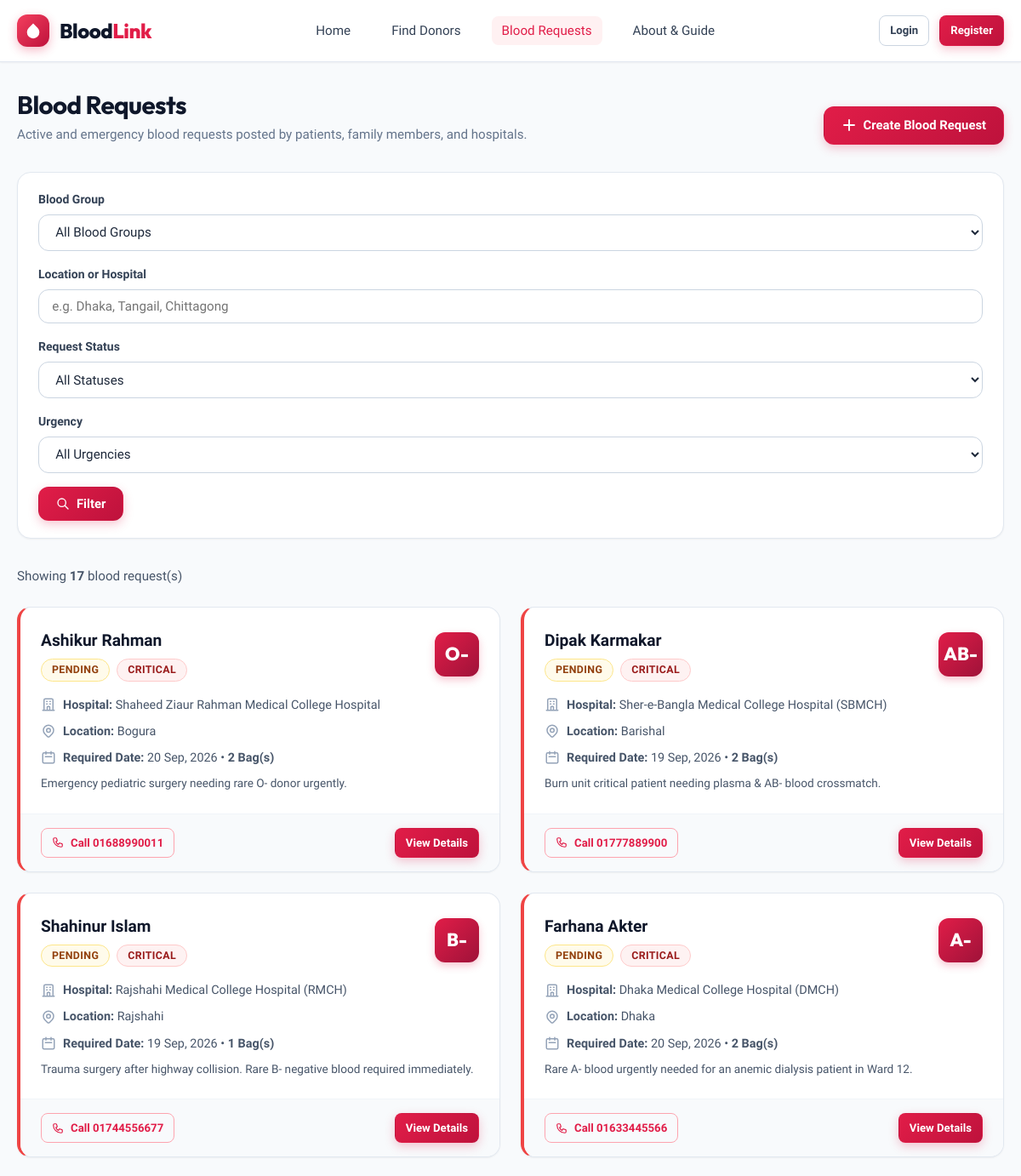
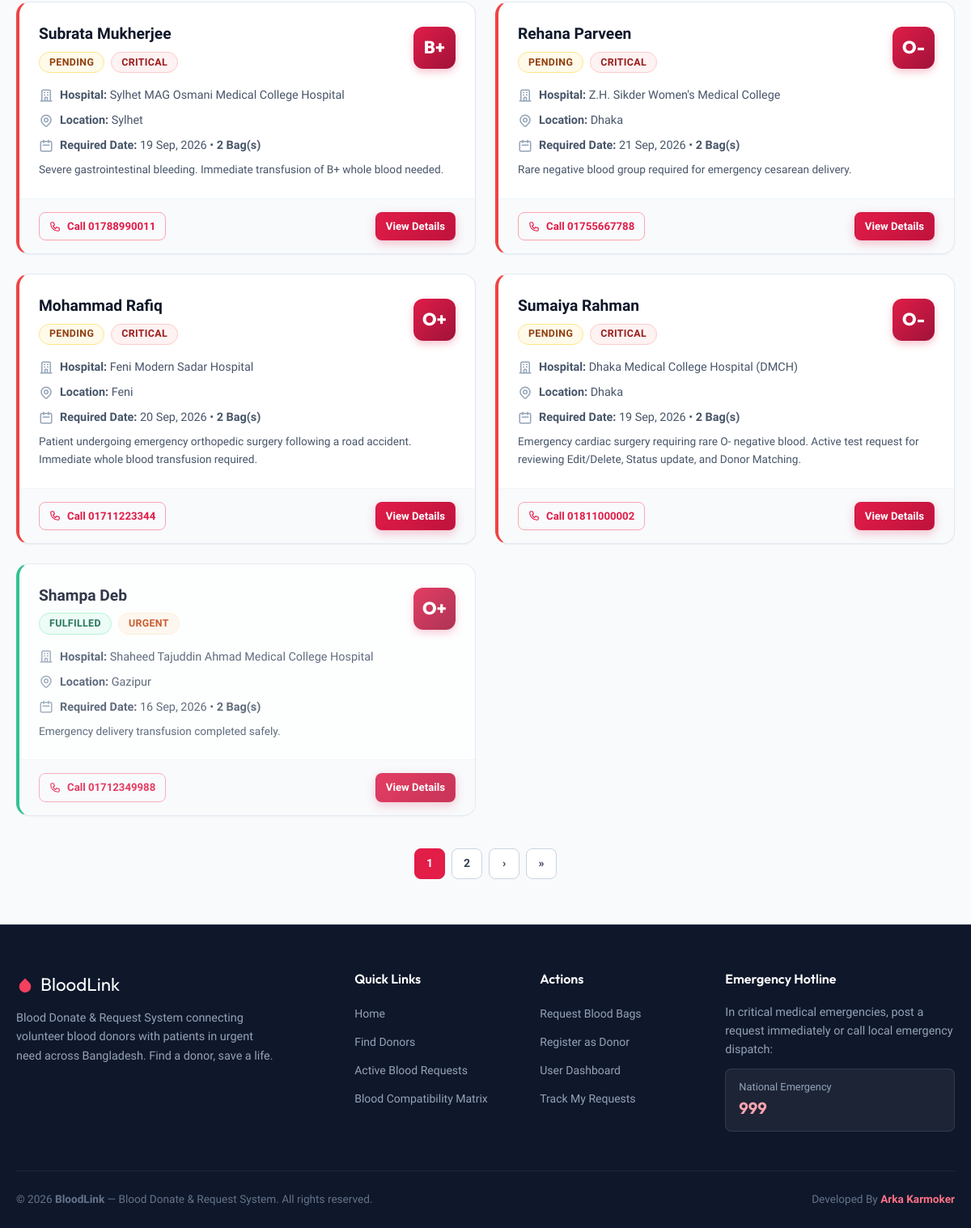
Screenshot of /requests/ with the database file from the repository (2 pictures, top to bottom).
### blood_app/models.py (models this page shows, shortened)
class BloodRequest(models.Model):
    URGENCY_CHOICES = [
        ('Normal', 'Normal'),
        ('Urgent', 'Urgent'),
        ('Critical', 'Critical (Emergency)'),
    ]
    STATUS_CHOICES = [
        ('Pending', 'Pending'),
        ('Fulfilled', 'Fulfilled'),
        ('Cancelled', 'Cancelled'),
    ]
    requester = models.ForeignKey(User, on_delete=models.CASCADE, related_name='blood_requests')
    patient_name = models.CharField(max_length=100)
    blood_group = models.CharField(max_length=5, choices=BLOOD_GROUP_CHOICES)
    hospital_name = models.CharField(max_length=150)
    location = models.CharField(max_length=100, help_text="City, District, or Area")
    hospital_address = models.CharField(max_length=255, blank=True)
    required_date = models.DateField()
    bags_required = models.PositiveIntegerField(default=1)
    contact_number = models.CharField(max_length=20)
    reason = models.TextField(help_text="Condition / reason for blood requirement")
    urgency = models.CharField(max_length=10, choices=URGENCY_CHOICES, default='Normal')
    status = models.CharField(max_length=15, choices=STATUS_CHOICES, default='Pending')
    created_at = models.DateTimeField(auto_now_add=True)
    updated_at = models.DateTimeField(auto_now=True)
    class Meta:
        ordering = ['-created_at']
        verbose_name = 'Blood Request'
        verbose_name_plural = 'Blood Requests'

### blood_app/views.py (the view)
# urls.py: path('requests/', views.blood_request_list_view, name='request_list'),
def blood_request_list_view(request):
    blood_group = request.GET.get('blood_group', '').strip()
    location = request.GET.get('location', '').strip()
    status = request.GET.get('status', '').strip()
    urgency = request.GET.get('urgency', '').strip()
    requests_qs = BloodRequest.objects.select_related('requester').all()
    if blood_group:
        requests_qs = requests_qs.filter(blood_group=blood_group)
    if location:
        requests_qs = requests_qs.filter(
            Q(location__icontains=location) | Q(hospital_name__icontains=location)
        )
    if status:
        requests_qs = requests_qs.filter(status=status)
    else:
        pass
    if urgency:
        requests_qs = requests_qs.filter(urgency=urgency)
    requests_qs = requests_qs.order_by(
        models_order_urgency(),
        '-created_at'
    )
    paginator = Paginator(requests_qs, 9)
    page_number = request.GET.get('page')
    page_obj = paginator.get_page(page_number)
    context = {
        'page_obj': page_obj,
        'blood_groups': BLOOD_GROUP_CHOICES,
        'status_choices': BloodRequest.STATUS_CHOICES,
        'urgency_choices': BloodRequest.URGENCY_CHOICES,
        'selected_blood_group': blood_group,
        'selected_location': location,
        'selected_status': status,
        'selected_urgency': urgency,
        'total_results': requests_qs.count(),
    }
    return render(request, 'blood_app/request_list.html', context)

### blood_app/views.py (called while the page is built)
def models_order_urgency():
    from django.db.models import Case, When, Value, IntegerField
    return Case(
        When(urgency='Critical', then=Value(1)),
        When(urgency='Urgent', then=Value(2)),
        When(urgency='Normal', then=Value(3)),
        default=Value(4),
        output_field=IntegerField(),
    )

### templates/blood_app/request_list.html (shortened to what this page needs)
{% extends 'base.html' %}
{% load static %}
{% block content %}
<div class="container" style="padding-top: 2rem;">
  <div class="section-header">
    <div>
      <h1 class="section-title">Blood Requests</h1>
      <p class="section-subtitle">Active and emergency blood requests posted by patients, family members, and hospitals.</p>
    </div>
    <a href="{% url 'blood_app:request_create' %}" class="btn btn-primary">
      <svg width="18" height="18" fill="none" stroke="currentColor" stroke-width="2.5" viewBox="0 0 24 24">
        <path stroke-linecap="round" stroke-linejoin="round" d="M12 4v16m8-8H4"/>
      </svg>
      Create Blood Request
    </a>
  </div>
  <div class="filter-card">
    <form method="GET" action="{% url 'blood_app:request_list' %}" class="filter-form">
      <div class="form-group" style="margin-bottom: 0;">
        <label for="id_blood_group" class="form-label">Blood Group</label>
        <select name="blood_group" id="id_blood_group" class="form-select">
          <option value="">All Blood Groups</option>
        </select>
      </div>
      <div class="form-group" style="margin-bottom: 0;">
        <label for="id_location" class="form-label">Location or Hospital</label>
        <input type="text" name="location" id="id_location" class="form-input" placeholder="e.g. Dhaka, Tangail, Chittagong" value="{{ selected_location }}">
      </div>
      <div class="form-group" style="margin-bottom: 0;">
        <label for="id_status" class="form-label">Request Status</label>
        <select name="status" id="id_status" class="form-select">
          <option value="">All Statuses</option>
        </select>
      </div>
      <div class="form-group" style="margin-bottom: 0;">
        <label for="id_urgency" class="form-label">Urgency</label>
        <select name="urgency" id="id_urgency" class="form-select">
          <option value="">All Urgencies</option>
        </select>
      </div>
      <div style="display: flex; gap: 0.5rem;">
        <button type="submit" class="btn btn-primary">
          <svg width="16" height="16" fill="none" stroke="currentColor" stroke-width="2" viewBox="0 0 24 24">
            <path stroke-linecap="round" stroke-linejoin="round" d="M21 21l-6-6m2-5a7 7 0 11-14 0 7 7 0 0114 0z"/>
          </svg>
          Filter
        </button>
      </div>
    </form>
  </div>
  <div style="margin-bottom: 1.5rem; font-size: 0.95rem; color: var(--slate-600);">
    Showing <strong>{{ total_results }}</strong> blood request(s)
  </div>
  {% if page_obj.object_list %}
    <div class="grid-2">
      {% for req in page_obj %}
        <div class="card request-card {% if req.status == 'Fulfilled' %}fulfilled{% elif req.urgency == 'Critical' %}critical{% elif req.urgency == 'Urgent' %}urgent{% endif %}">
          <div class="card-body">
            <div class="request-card-header">
              <div>
                <span class="patient-title">{{ req.patient_name }}</span>
                <div style="margin-top: 0.35rem; display: flex; gap: 0.5rem; flex-wrap: wrap;">
                  {% if req.status == 'Fulfilled' %}
                    <span class="badge badge-fulfilled">Fulfilled</span>
                  {% elif req.status == 'Cancelled' %}
                    <span class="badge badge-cancelled">Cancelled</span>
                  {% else %}
                    <span class="badge badge-pending">Pending</span>
                  {% endif %}
                  {% if req.urgency == 'Critical' %}
                    <span class="badge badge-critical">Critical</span>
                  {% elif req.urgency == 'Urgent' %}
                    <span class="badge badge-urgent">Urgent</span>
                  {% else %}
                    <span class="badge" style="background: var(--slate-100); color: var(--slate-600);">Normal</span>
                  {% endif %}
                </div>
              </div>
              <div class="blood-pill-lg">{{ req.blood_group }}</div>
            </div>
            <div class="info-item">
              <svg width="18" height="18" fill="none" stroke="currentColor" stroke-width="2" viewBox="0 0 24 24">
                <path stroke-linecap="round" stroke-linejoin="round" d="M19 21V5a2 2 0 00-2-2H7a2 2 0 00-2 2v16m14 0h2m-2 0h-5m-9 0H3m2 0h5M9 7h1m-1 4h1m4-4h1m-1 4h1m-5 10v-5a1 1 0 011-1h2a1 1 0 011 1v5m-4 0h4"/>
              </svg>
              <span><strong>Hospital:</strong> {{ req.hospital_name }}</span>
            </div>
            <div class="info-item">
              <span><strong>Location:</strong> {{ req.location }}</span>
            </div>
            <div class="info-item">
              <svg width="18" height="18" fill="none" stroke="currentColor" stroke-width="2" viewBox="0 0 24 24">
                <path stroke-linecap="round" stroke-linejoin="round" d="M8 7V3m8 4V3m-9 8h10M5 21h14a2 2 0 002-2V7a2 2 0 00-2-2H5a2 2 0 00-2 2v12a2 2 0 002 2z"/>
              </svg>
              <span><strong>Required Date:</strong> {{ req.required_date|date:"d M, Y" }} &bull; <strong>{{ req.bags_required }} Bag(s)</strong></span>
            </div>
            <p style="font-size: 0.85rem; color: var(--slate-600); margin-top: 0.5rem; display: -webkit-box; -webkit-line-clamp: 2; -webkit-box-orient: vertical; overflow: hidden;">
              {{ req.reason }}
            </p>
          </div>
          <div class="card-footer">
            <a href="tel:{{ req.contact_number }}" class="btn btn-outline-danger btn-sm">
              Call {{ req.contact_number }}
            </a>
            <a href="{% url 'blood_app:request_detail' req.pk %}" class="btn btn-primary btn-sm">
              View Details
            </a>
          </div>
        </div>
      {% endfor %}
    </div>
    {% if page_obj.has_other_pages %}
      <div class="pagination">
        {% for num in page_obj.paginator.page_range %}
          {% if page_obj.number == num %}
            <span class="page-btn active">{{ num }}</span>
          {% elif num > page_obj.number|add:'-3' and num < page_obj.number|add:'3' %}
            <a href="?page={{ num }}" class="page-btn">{{ num }}</a>
          {% endif %}
        {% endfor %}
        {% if page_obj.has_next %}
          <a href="?page={{ page_obj.next_page_number }}" class="page-btn">&rsaquo;</a>
          <a href="?page={{ page_obj.paginator.num_pages }}" class="page-btn">&raquo;</a>
        {% endif %}
      </div>
    {% endif %}
  {% endif %}
</div>
{% endblock %}

### rows the page displays
BloodRequest: patient_name "Ashikur Rahman", status "PENDING", urgency "CRITICAL", blood_group "O-", hospital_name "Shaheed Ziaur Rahman Medical College Hospital", location "Bogura", required_date "20 Sep, 2026", bags_required "2", reason "Emergency pediatric surgery needing rare O- donor urgently.", contact_number "01688990011"
BloodRequest: patient_name "Dipak Karmakar", status "PENDING", urgency "CRITICAL", blood_group "AB-", hospital_name "Sher-e-Bangla Medical College Hospital (SBMCH)", location "Barishal", required_date "19 Sep, 2026", bags_required "2", reason "Burn unit critical patient needing plasma & AB- blood crossmatch.", contact_number "01777889900"
BloodRequest: patient_name "Shahinur Islam", status "PENDING", urgency "CRITICAL", blood_group "B-", hospital_name "Rajshahi Medical College Hospital (RMCH)", location "Rajshahi", required_date "19 Sep, 2026", bags_required "1", reason "Trauma surgery after highway collision. Rare B- negative blood required immediately.", contact_number "01744556677"
BloodRequest: patient_name "Farhana Akter", status "PENDING", urgency "CRITICAL", blood_group "A-", hospital_name "Dhaka Medical College Hospital (DMCH)", location "Dhaka", required_date "20 Sep, 2026", bags_required "2", reason "Rare A- blood urgently needed for an anemic dialysis patient in Ward 12.", contact_number "01633445566"
BloodRequest: patient_name "Subrata Mukherjee", status "PENDING", urgency "CRITICAL", blood_group "B+", hospital_name "Sylhet MAG Osmani Medical College Hospital", location "Sylhet", required_date "19 Sep, 2026", bags_required "2", reason "Severe gastrointestinal bleeding. Immediate transfusion of B+ whole blood needed.", contact_number "01788990011"
BloodRequest: patient_name "Rehana Parveen", status "PENDING", urgency "CRITICAL", blood_group "O-", hospital_name "Z.H. Sikder Women's Medical College", location "Dhaka", required_date "21 Sep, 2026", bags_required "2", reason "Rare negative blood group required for emergency cesarean delivery.", contact_number "01755667788"
BloodRequest: patient_name "Mohammad Rafiq", status "PENDING", urgency "CRITICAL", blood_group "O+", hospital_name "Feni Modern Sadar Hospital", location "Feni", required_date "20 Sep, 2026", bags_required "2", reason "Patient undergoing emergency orthopedic surgery following a road accident. Immediate whole blood transfusion required.", contact_number "01711223344"
BloodRequest: patient_name "Sumaiya Rahman", status "PENDING", urgency "CRITICAL", blood_group "O-", hospital_name "Dhaka Medical College Hospital (DMCH)", location "Dhaka", required_date "19 Sep, 2026", bags_required "2", reason "Emergency cardiac surgery requiring rare O- negative blood. Active test request for reviewing Edit/Delete, Status update, and Donor Matching.", contact_number "01811000002"
BloodRequest: patient_name "Shampa Deb", status "FULFILLED", urgency "URGENT", blood_group "O+", hospital_name "Shaheed Tajuddin Ahmad Medical College Hospital", location "Gazipur", required_date "16 Sep, 2026", bags_required "2", reason "Emergency delivery transfusion completed safely.", contact_number "01712349988"

### other values shown
{{ total_results }} "17"
{{ num }} "1"
{{ num }} "2"
